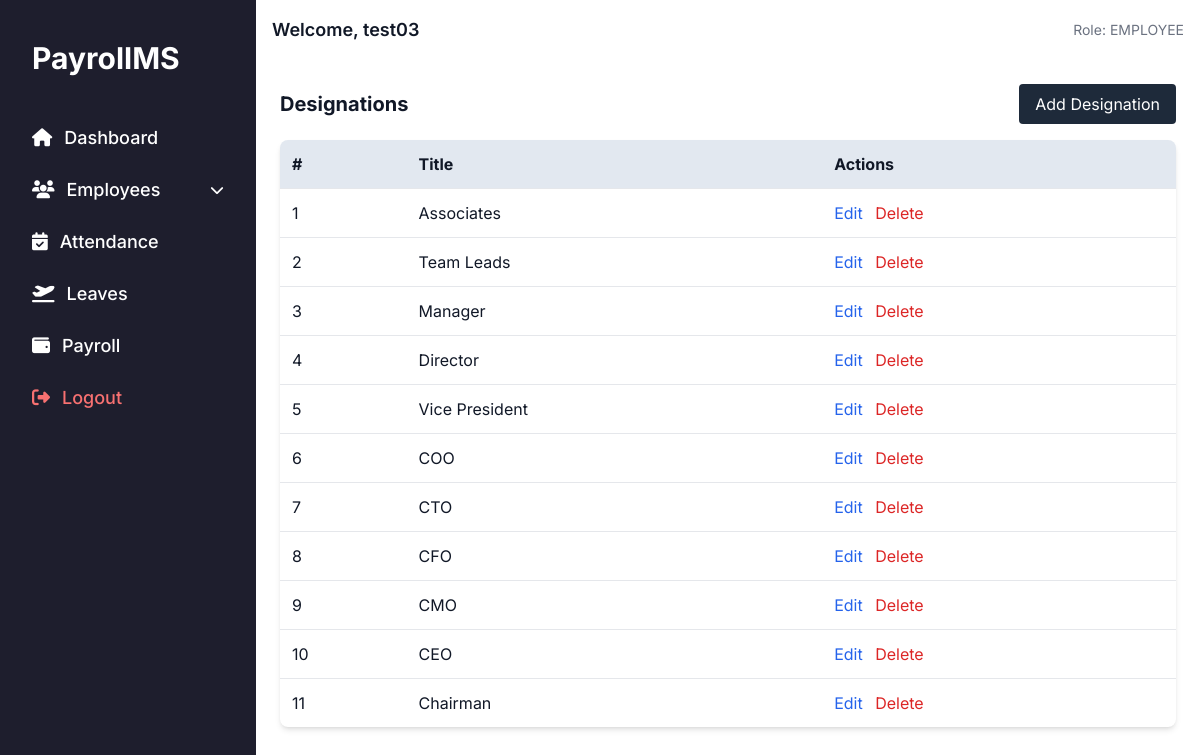
Page /employees/designations/ (signed in) on the committed database.
### users/models.py (models this page shows, shortened)
class User(AbstractUser):
    ROLE_CHOICES = (
        ('ADMIN', 'Admin'),
        ('HR', 'HR'),
        ('EMPLOYEE', 'Employee'),
    )
    role = models.CharField(max_length=10, choices=ROLE_CHOICES)

### employees/models.py (models this page shows, shortened)
class Designation(models.Model):
    title = models.CharField(max_length=100)

### employees/views.py (the view)
# urls.py: path('designations/', views.designation_list, name='designation_list'),
@login_required
def designation_list(request):
    designations = Designation.objects.all()
    return render(request, 'employees/designation_list.html', {'designations': designations})

### templates/employees/designation_list.html
{% extends 'dashboard/base_dashboard.html' %}
{% block content %}
<div class="mb-4 flex justify-between items-center">
  <h2 class="text-xl font-bold">Designations</h2>
  <a href="{% url 'employees:designation_create' %}" class="bg-[#1e2a3a] text-white px-4 py-2 rounded hover:bg-[#111b29]">Add Designation</a>
</div>
<table class="w-full table-auto border-collapse bg-white shadow-md rounded-lg overflow-hidden">
  <thead>
    <tr class="bg-slate-200 text-left">
      <th class="p-3">#</th>
      <th class="p-3">Title</th>
      <th class="p-3">Actions</th>
    </tr>
  </thead>
  <tbody>
    {% for designation in designations %}
    <tr class="border-t">
      <td class="p-3">{{ forloop.counter }}</td>
      <td class="p-3">{{ designation.title }}</td>
      <td class="p-3 space-x-2">
        <a href="{% url 'employees:designation_edit' designation.pk %}" class="text-blue-600 hover:underline">Edit</a>
        <a href="{% url 'employees:designation_delete' designation.pk %}" class="text-red-600 hover:underline">Delete</a>
      </td>
    </tr>
    {% empty %}
    <tr>
      <td colspan="3" class="text-center text-gray-500 py-4">No designations found.</td>
    </tr>
    {% endfor %}
  </tbody>
</table>
{% endblock %}

### templates/dashboard/base_dashboard.html (shortened to what this page needs)
<!DOCTYPE html>
<html lang="en">
<head>
  <script src="https://cdn.tailwindcss.com"></script>
  <link
    rel="stylesheet"
    href="https://cdnjs.cloudflare.com/ajax/libs/font-awesome/6.5.0/css/all.min.css"
  />
</head>
<body class="bg-[#f3f4f6] text-[#111827]">
  <div class="flex h-screen overflow-hidden">
    <aside class="w-64 hidden md:block bg-[#1e1e2d] text-white p-4 shadow-lg">
      <div class="text-3xl font-bold px-4 py-6 text-white">PayrollMS</div>
      <nav class="space-y-2 mt-4 text-lg font-medium">
        <a href="#" class="sidebar-link flex items-center gap-3 px-4 py-2 rounded-lg transition duration-150 hover:bg-[#2a2a3c]">
          <i class="fas fa-home text-white"></i> Dashboard
        </a>
        <div class="sidebar-link px-4 py-2 rounded-lg transition duration-150 hover:bg-[#2a2a3c]">
  <div class="flex items-center justify-between cursor-pointer" onclick="toggleDropdown('employeeMenu')">
    <span class="flex items-center gap-3">
      <i class="fas fa-users text-white"></i> Employees
    </span>
    <i class="fas fa-chevron-down text-sm"></i>
  </div>
</div>
        <a href="#" class="sidebar-link flex items-center gap-3 px-4 py-2 rounded-lg transition duration-150 hover:bg-[#2a2a3c]">
          <i class="fas fa-calendar-check text-white"></i> Attendance
        </a>
        <a href="#" class="sidebar-link flex items-center gap-3 px-4 py-2 rounded-lg transition duration-150 hover:bg-[#2a2a3c]">
          <i class="fas fa-plane-departure text-white"></i> Leaves
        </a>
        <a href="#" class="sidebar-link flex items-center gap-3 px-4 py-2 rounded-lg transition duration-150 hover:bg-[#2a2a3c]">
          <i class="fas fa-wallet text-white"></i> Payroll
        </a>
        <a href="{% url 'users:logout' %}" class="sidebar-link flex items-center gap-3 px-4 py-2 rounded-lg text-red-400 hover:bg-red-900 transition duration-150">
          <i class="fas fa-sign-out-alt"></i> Logout
        </a>
      </nav>
    </aside>
    <div class="flex-1 flex flex-col overflow-hidden">
      <header class="flex justify-between items-center p-4 bg-white shadow">
        <h1 class="text-lg font-semibold">Welcome, {{ request.user.username }}</h1>
        <span class="text-sm text-gray-500">Role: {{ request.user.role }}</span>
      </header>
      <main class="flex-1 overflow-y-auto p-6 bg-white">
        {% block content %}{% endblock %}
      </main>
    </div>
  </div>
</body>
</html>

### templates/dashboard/base_dashboard.html (style rules this page uses)
body { font-family: 'Inter', sans-serif; }

### rows in the picture
User: user.username "test03", user.role "EMPLOYEE"
Designation: title "Associates"
Designation: title "Team Leads"
Designation: title "Manager"
Designation: title "Director"
Designation: title "Vice President"
Designation: title "COO"
Designation: title "CTO"
Designation: title "CFO"
Designation: title "CMO"
Designation: title "CEO"
Designation: title "Chairman"
